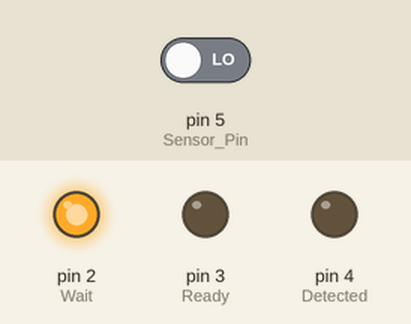
A sketch run on a simulated Arduino Uno, built with avr-gcc and run on an emulated ATmega328P. Shown: output pins drawn as LEDs (lit = HIGH). The inputs (shaded band) are chosen by the test bench; at power-on: pin 5 (Sensor_Pin) LOW.

Above: at 0.1 s.
At 60.1 s:
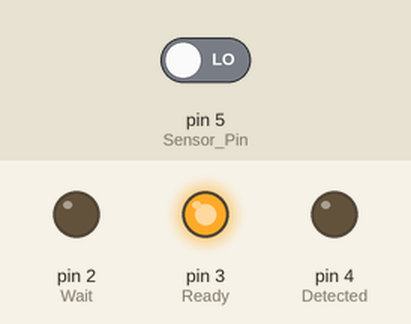
Timing chart, 0 to 61.6 s (numbered marks = the images above):
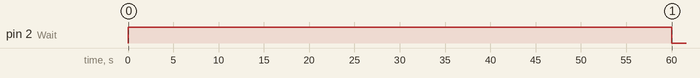

The sketch:

PIR_SENSOR_V0.ino
```cpp
int Wait = 2;
int Ready = 3;
int Detected = 4;
int Sensor_Pin = 5;
int Prev_Val = 0;
int motionDetected = 0;
int Sensor_Val;
void setup() {
  pinMode(Ready, OUTPUT);
  pinMode(Wait, OUTPUT);
  pinMode(Detected, OUTPUT);
  pinMode(Sensor_Pin, INPUT);
  digitalWrite(Ready, LOW);
	digitalWrite(Wait, HIGH);
	digitalWrite(Detected, LOW);
	delay(60000);
	digitalWrite(Ready, HIGH);
	digitalWrite(Wait, LOW);
  Serial.begin(9600);

}

void loop() {
Sensor_Val = digitalRead(Sensor_Pin);
	if (Sensor_Val == 1){
		digitalWrite(Detected, HIGH);
		digitalWrite(Ready, LOW);
		motionDetected = 1;
		delay(3000);
	} else {
		digitalWrite(Detected, LOW);
	}
	// Add delay after triggering to reset sensor
	if (motionDetected == 1) {
		// After trigger wait 6 seconds to re-arm
		digitalWrite(Detected, LOW);
		digitalWrite(Ready, LOW);
		digitalWrite(Wait, HIGH);
		delay(6000);
		digitalWrite(Ready, HIGH);
		digitalWrite(Wait, LOW);
		motionDetected = 0;
	}

 }
```
